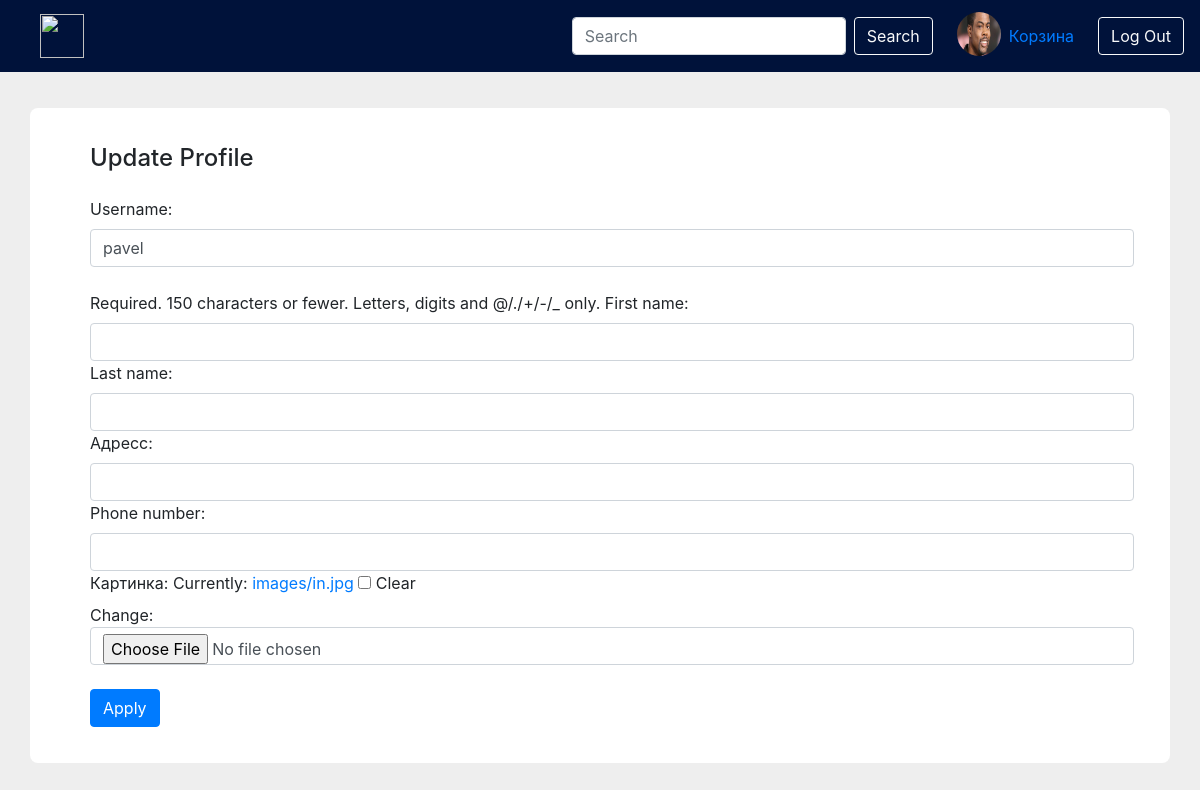
Page /profile_update/1 (signed in) on the committed database.
### app1/models.py (models this page shows)
class Profile(AbstractUser):
    address = models.CharField(max_length=40, blank=True, null=True, verbose_name='Адресс')
    phone_number = models.CharField(max_length=12, null=True, blank=True, verbose_name='Номер телефона', validators=[
        RegexValidator(
            regex=r'^\+?1?\d{9,15}$',
            message="Phone number must be entered in the format: '+999999999'. Up to 15 digits allowed.")
    ])
    profile_image = models.ImageField(default='/home/pavel/Projects/e-com/static/static_images/in.jpg',
                                      upload_to='images_profile/', null=True, blank=True, verbose_name='Картинка')

### app1/views.py (the view)
# urls.py: path('profile_update/<int:pk>', views.ProfileUpdateView.as_view(), name='profile_update'),
class ProfileUpdateView(UpdateView, LoginRequiredMixin):
    model = Profile
    form_class = UserForm
    template_name = 'Profile_update.html'
    success_url = reverse_lazy('home')

### app1/forms.py
class UserForm(forms.ModelForm):
    phone_number = forms.CharField()
    class Meta:
        model = Profile
        fields = ['username', 'first_name', 'last_name', 'address', 'phone_number', 'profile_image']
    def __init__(self,  *args, **kwargs):
        super().__init__(*args, **kwargs)
        for field in self.fields:
            self.fields[field].widget.attrs['class'] = 'form-control'

### app1/templates/Profile_update.html (shortened to what this page needs)
{% extends 'profile.html' %}
    {% block content %}
    {% load static %}
    <body>
    <link href="//maxcdn.bootstrapcdn.com/bootstrap/4.1.1/css/bootstrap.min.css" rel="stylesheet" id="bootstrap-css">
    <link rel="stylesheet" href="{% static 'app1/css/profile.css' %}">
    <div class="container emp-profile">
        <h4 class="ml-4">Update Profile</h4>
        <form class="ml-4 mt-4" id="update_data" method="post" enctype="multipart/form-data">
            {{form}}
        </form>
        <a href="{% url 'home' %}">
            <button form="update_data" type="submit"
                    class="btn btn-primary ml-4 mt-4">Apply
            </button>
        </a>
    </div>
    </body>
    {% endblock %}

### app1/templates/home.html (shortened to what this page needs)
    <!DOCTYPE html>
    <html lang="en">
    <head>
        {% load static %}
        <link rel="stylesheet" href="https://stackpath.bootstrapcdn.com/bootstrap/4.5.2/css/bootstrap.min.css">
        <link rel="stylesheet" href="{% static '/app1/css/back_home.css' %}">
    </head>
    <body>
    <nav class="navbar navbar-expand-lg" style="background-color: #00123A;">
        <a class="navbar-brand ml-4" href="{% url 'home' %}">
            <img src="https://www.pngrepo.com/download/262755/auction.png" width="44" height="44" alt="">
        </a>
        <div class="collapse navbar-collapse" id="navbarSupportedContent">
            <form class="form-inline my-2 my-lg-0">
                <form action="" class="form-inline" method="get">
                    <input class="form-control mr-sm-2" type="search" placeholder="Search" aria-label="search"
                           name='search'>
                    <button class="btn btn-outline-light my-2 my-sm-0 mr-3" type="submit">Search</button>
                </form>
                {% if user.is_authenticated %}
                <a class="ml-2" href="{% url 'profile_page' %}">
                    <h4 class="mt-1" style="color: white;"><img class="round" title="{{ user.username }}"
                                                                src="{{ user.profile_image.url }}" width="44"
                                                                height="44"></h4></a>
                <a class=" ml-2" href="{% url 'cart' %}">Корзина </a>
                <a class="btn btn-outline-light ml-4" href="{% url 'account_logout' %}">Log Out</a>
                {% else %}
                <a class=" btn btn-outline-light" href="{% url 'account_login' %}">Log in </a>
                &emsp;
                <a class="btn btn-outline-light" href="{% url 'account_signup' %}"> Sign up</a>
                {% endif %}
            </form>
        </div>
    </nav>
    {% block content %}
    {% load static %}
    {% endblock %}
    </body>
    </html>

### static/app1/css/back_home.css (style rules this page uses)
body { font-family: 'Manrope', sans-serif; background: #eee }

### static/app1/css/profile.css (style rules this page uses)
body { background: #eee; }
.emp-profile { padding: 3%; margin-top: 3%; margin-bottom: 3%; border-radius: 0.5rem; background: #fff; }

### app1/templates/home.html (style rules this page uses)
.round { border-radius: 100px; }

### rows in the picture
Profile: profile_image (picture)
Profile: username "pavel"
